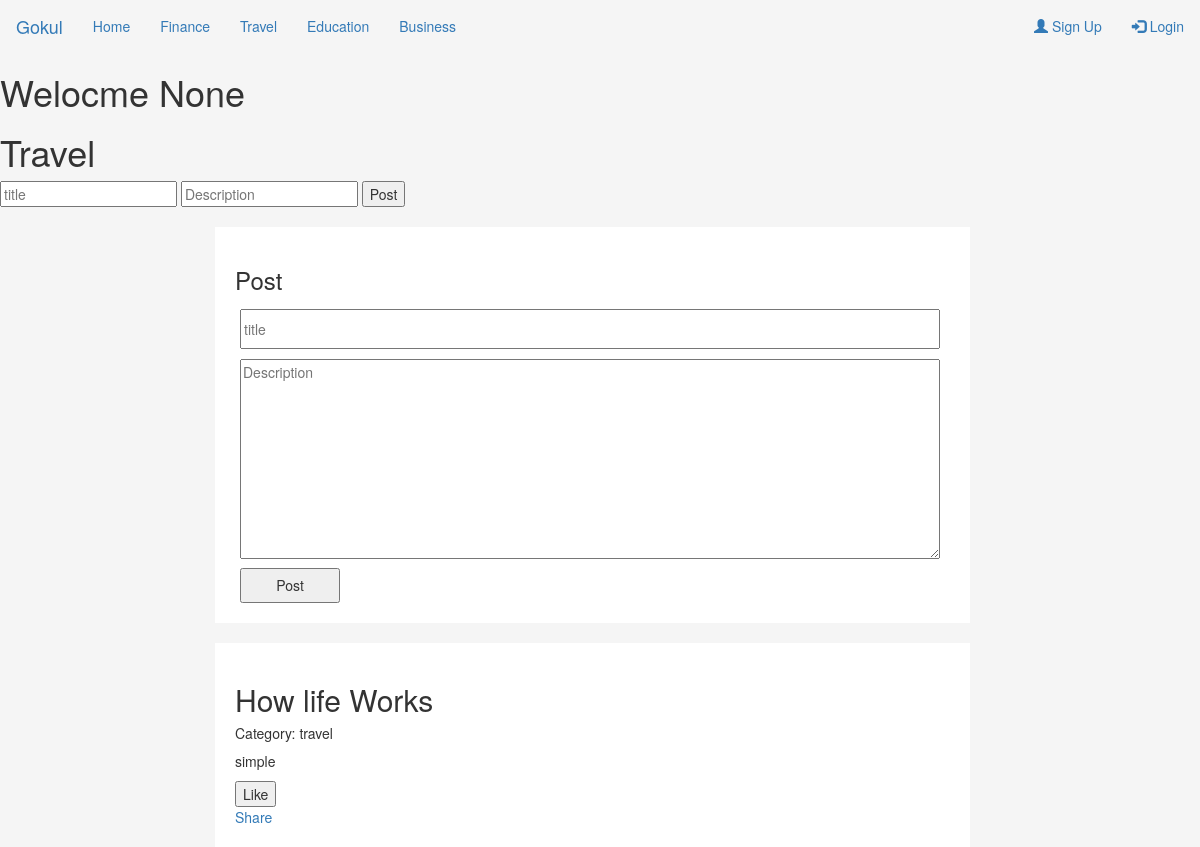
The page /home/contact/ on the database its author committed.
### home/models.py (models this page shows)
class Post(models.Model):
	title = models.CharField(max_length=60, null=True)
	description = models.TextField(null=True)
	category = models.CharField(max_length=20, null=True)

### home/views.py (the view)
def contact(request):
	if request.method == "POST":
		if request.POST.get('title'):
			title  = request.POST.get('title')
			description  = request.POST.get('description')
			Post.objects.create(title=title, description=description, category="travel")
	post = Post.objects.filter(category="travel").order_by('-id')
	return render(request, 'home/travel.html', {'post':post})

### home/templates/home/travel.html (shortened to what this page needs)
{% extends "base.html" %}
{% block content %}
    <h1>Travel</h1>
    <form method="Post" action="/home/contact/">{% csrf_token%}
    	<input type="text" name="title" placeholder="title">
    	<input type="text" name="Description" placeholder="Description">
    	<input type="submit" value="Post">
    </form>
    <div class="container">
		<div class="row">
		  <div class="leftcolumn">
			    <div class="card">
			    <h3>Post</h3>
		    		<form method="Post" action="/home/travel/">{% csrf_token%}
				    	<input type="text" name="title" placeholder="title" class="posttitle"><br>
				    	<textarea name="description" placeholder="Description" class="des"></textarea><br>
				    	<input type="submit" value="Post" class="bt">
				    </form>
			    </div>
		  </div>
	 	</div>
	 </div>
    <div class="container">
		<div class="row">
		  <div class="leftcolumn">
		  {% for p in post %}
			    <div class="card">
		    		<h2>{{p.title}}</h2>
		    		<h5> Category: {{p.category}}</h5>
		    		<p>{{p.description}}</p>
		    		<form method="Post" action="/home/index/">{% csrf_token%}
		    			<input type="submit" name="Like" value="Like">
		    		</form>
		    		<a href="https://www.facebook.com/sharer/sharer.php?u=http://127.0.0.1:8000/home/comment/{{p.id}}">
					Share
					</a>
			    </div>
		    {% endfor %}
		  </div>
	 	</div>
	 </div>
{% endblock %}

### home/static/css/styles.css (style rules this page uses)
body { background-color: #F5F5F5; }
.card { background-color: white; padding: 20px; margin-top: 20px; margin-left: 200px; margin-right: 215px; }
.posttitle { width: 700px; height: 40px; margin: 5px; }
.des { width: 700px; height: 200px; margin: 5px; }
.bt { width: 100px; height: 35px; margin-left: 5px; }

### rows shown on the page
Post: title "How life Works", category "travel", description "simple"

### other values the page prints
{{ request.user.id }} "None"
